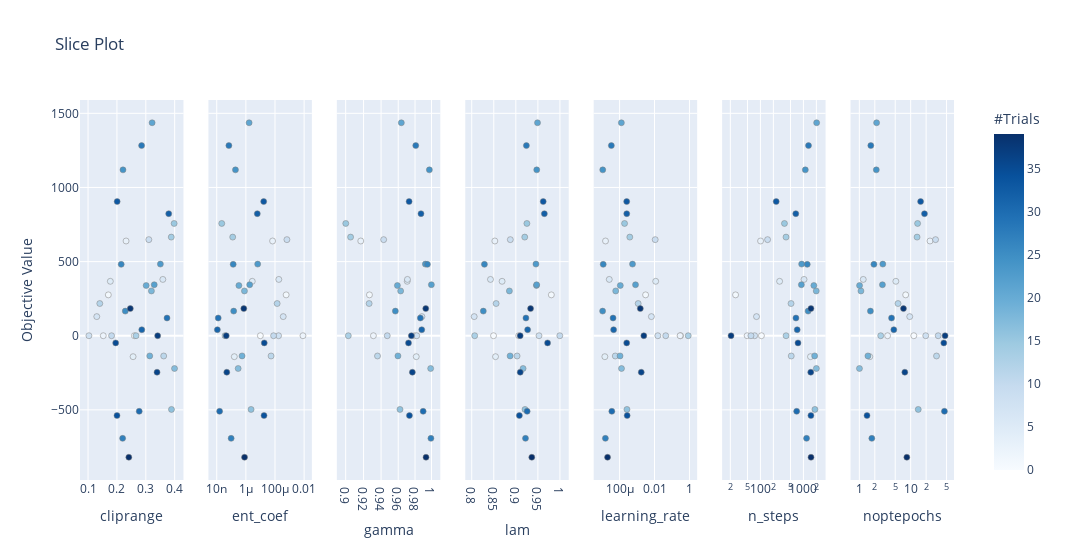

The notebook cell this image was saved under:
### Code cell
optuna.visualization.plot_slice(study_ppo2_lstm)
